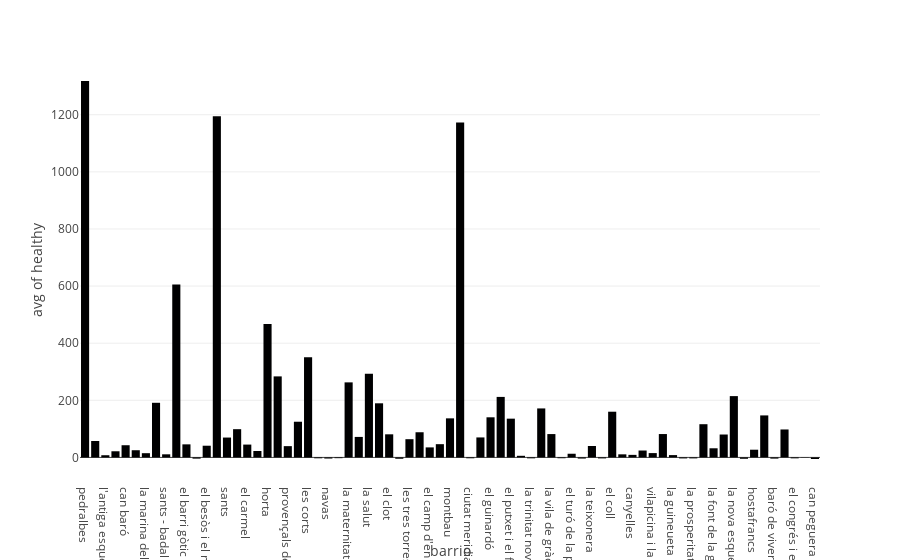

The code cell stored with this chart in its notebook:
### Code cell
df = px.data.tips()
fig = px.histogram(eco, x="barrio", y="healthy", histfunc='avg')
fig.show()

### Figure 1 — Plotly figure (JSON) as saved in the notebook; plotly's stock layout.template omitted (floating-point values rounded to 4 significant figures)
{"data": [{"alignmentgroup": "True", "bingroup": "x", "histfunc": "avg", "hovertemplate": "barrio=%{x}<br>avg of healthy=%{y}<extra></extra>", "legendgroup": "", "marker": {"color": "#000001", "pattern": {"shape": ""}}, "name": "", "offsetgroup": "", "orientation": "v", "showlegend": false, "type": "histogram", "x": ["pedralbes", "sant genís dels agudells", "l'antiga esquerra de l'eixample", "vallvidrera, el tibidabo i les planes", "can baró", "el parc i la llacuna del poblenou", "la marina del prat vermell", "sant gervasi - galvany", "sants - badal", "el raval", "el barri gòtic", "el bon pastor", "el besòs i el maresme", "el poble-sec", "sants", "la barceloneta", "el carmel", "la marina de port", "horta", "vallcarca i els penitents", "provençals del poblenou", "la dreta de l'eixample", "les corts", "torre baró", "navas", "sant andreu", "la maternitat i sant ramon", "la vila olímpica del poblenou", "la salut", "sant gervasi - la bonanova", "el clot", "les roquetes", "les tres torres", "el poblenou", "el camp d'en grassot i gràcia nova", "la bordeta", "montbau", "sant pere, santa caterina i la ribera", "ciutat meridiana", "sant antoni", "el guinardó", "sarrià", "el putxet i el farró", "porta", "la trinitat nova", "diagonal mar i el front marítim del poblenou", "la vila de gràcia", "la sagrera", "el turó de la peira", "la trinitat vella", "la teixonera", "vallbona", "el coll", "la font d'en fargues", "canyelles", "la vall d'hebron", "vilapicina i la torre llobeta", "la verneda i la pau", "la guineueta", "verdun", "la prosperitat", "el baix guinardó", "la font de la guatlla", "la sagrada família", "la nova esquerra de l'eixample", "el camp de l'arpa del clot", "hostafrancs", "el fort pienc", "baró de viver", "sant martí de provençals", "el congrés i els indians", "la clota", "can peguera"], "xaxis": "x", "y": [1318.0, 57.58, 7.685, 21.56, 42.71, 25.19, 14.82, 191.3, 10.93, 605.9, 45.79, -4.212, 40.99, 1195.0, 69.6, 98.92, 44.98, 22.46, 467.4, 283.8, 39.54, 125.0, 351.1, -3.004, -3.87, -2.613, 262.8, 71.79, 293.0, 189.5, 80.93, -4.663, 63.84, 88.16, 35.16, 46.42, 136.8, 1173.0, -2.964, 70.03, 140.5, 211.9, 135.7, 5.686, -3.121, 171.6, 81.8, -2.818, 12.91, -3.924, 40.0, -3.364, 160.1, 10.83, 8.936, 24.18, 15.17, 81.86, 8.155, -3.441, -3.354, 116.3, 32.01, 80.23, 214.7, -4.729, 27.03, 147.1, -4.135, 97.9, -3.172, -0.9274, -5.51], "yaxis": "y"}], "layout": {"barmode": "relative", "legend": {"tracegroupgap": 0}, "margin": {"t": 60}, "xaxis": {"anchor": "y", "domain": [0, 1], "title": {"text": "barrio"}}, "yaxis": {"anchor": "x", "domain": [0, 1], "title": {"text": "avg of healthy"}}}}
